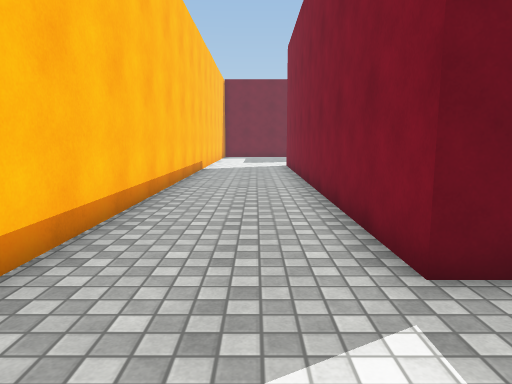
view 1 (above)

20 first-person views from a walk through a Unity game level. The camera is 1.3 m above the floor, tilts 8° down and sees 70° across. The floor is counted in squares, 1 m on a side. Each view is taken from the middle of a square. On the plan, view 1 faces up. The plan holds only what a view shows up to about 15 squares ahead; the rest is blank. The place goes on beyond the plan. The player character is not drawn. Surface patterns are stand-ins for the level's own textures.

view 2
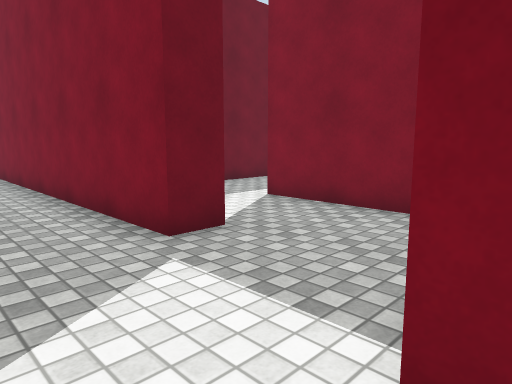

view 3
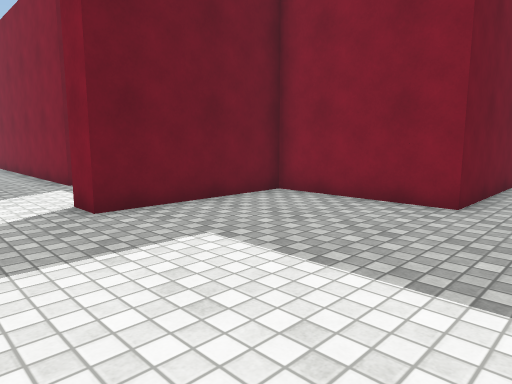

view 4
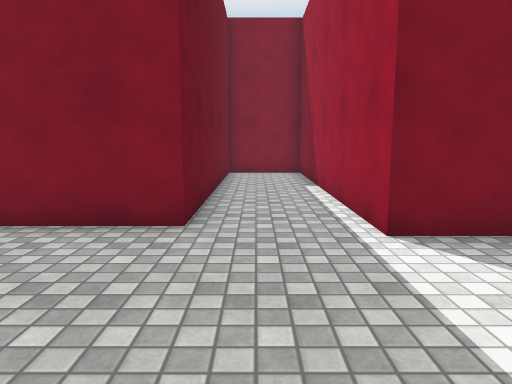

view 5
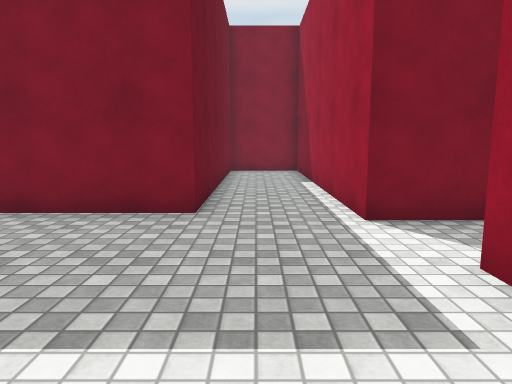

view 6
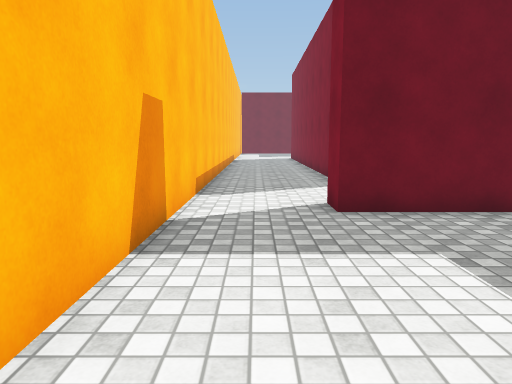

view 7
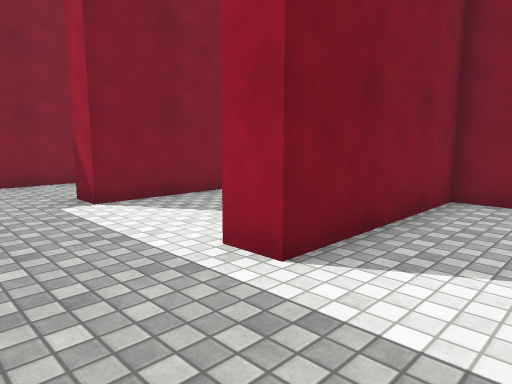

view 8
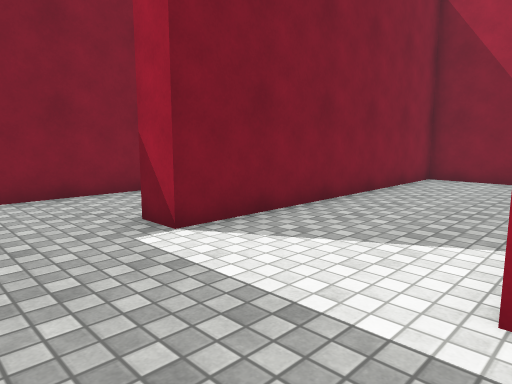

view 9
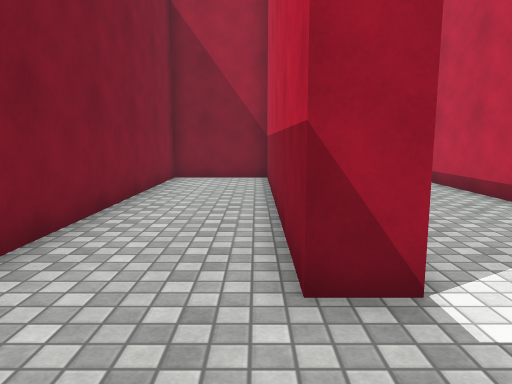

view 10
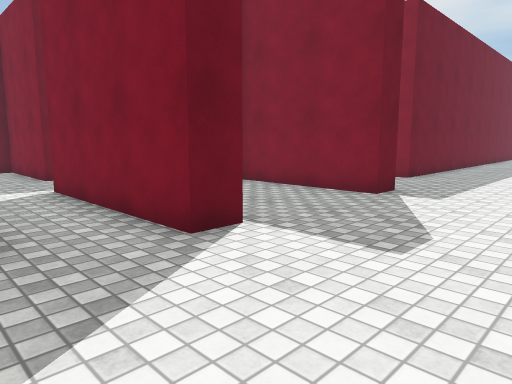

view 11
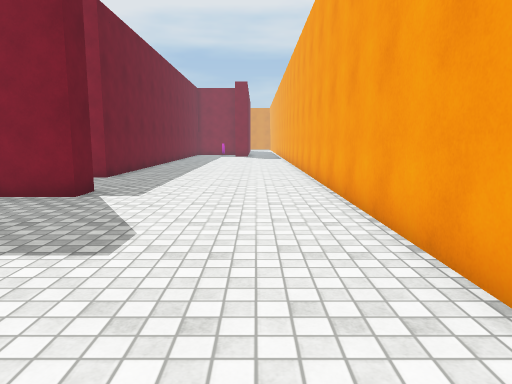

view 12
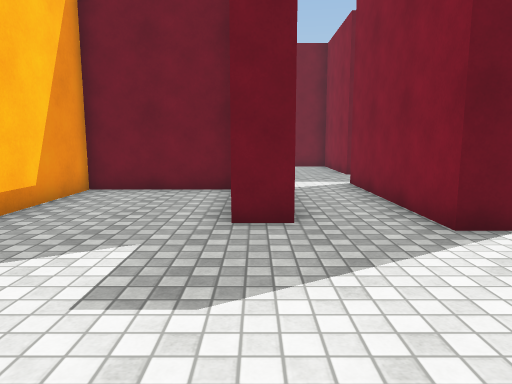

view 13
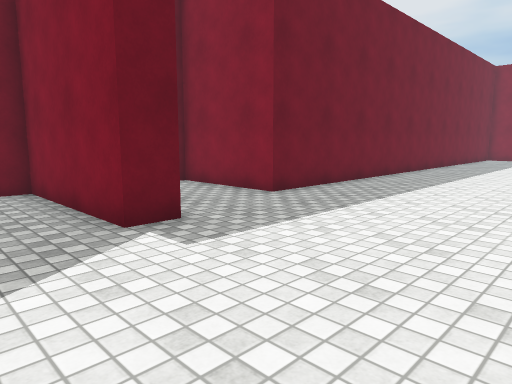

view 14
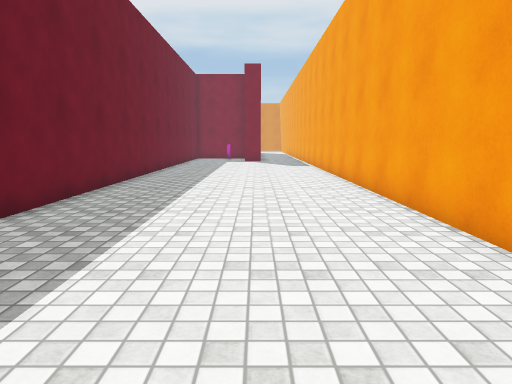

view 15
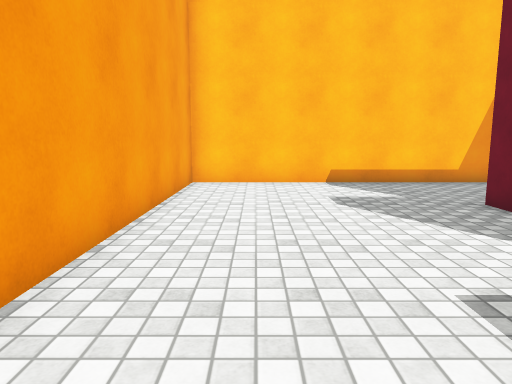

view 16
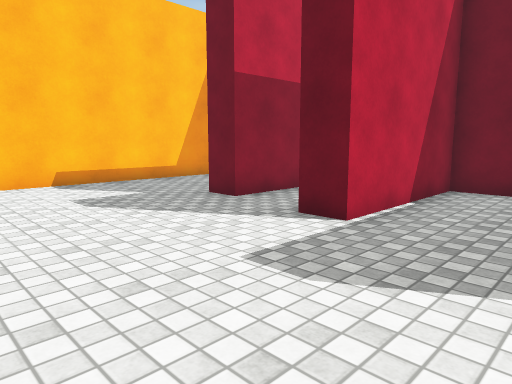

view 17
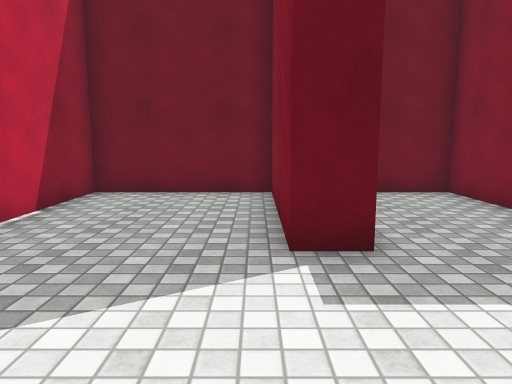

view 18
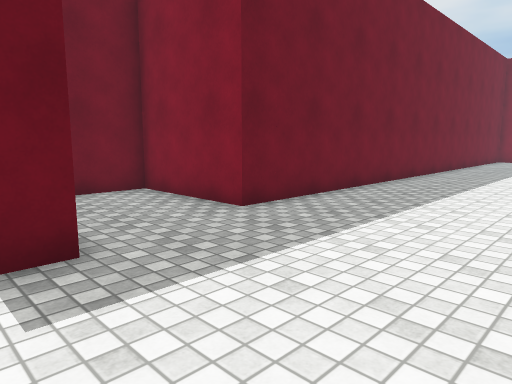

view 19
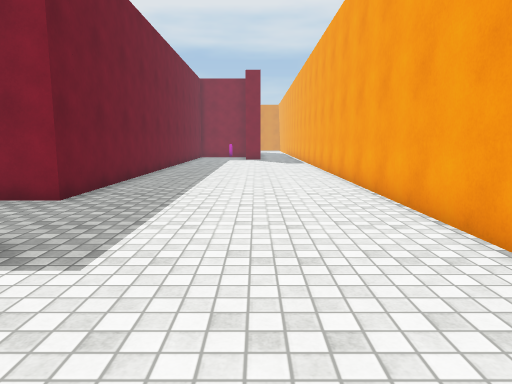

view 20
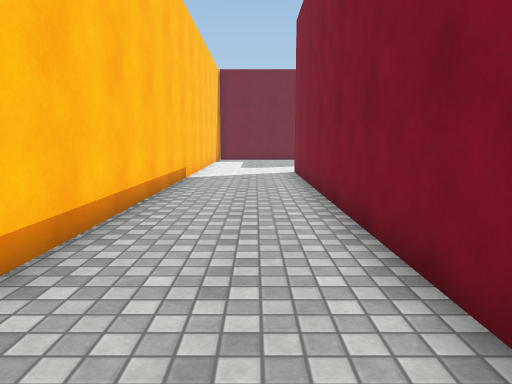

### Floor plan
Points are (right, up) in squares from view 1. A wall is a line through its corners. A room is listed if a view was taken in it or the views show most of it. See-through windows are left out.
Room 1 (views 1, 2, 3, 4, 5, 6, 7, 8, 9, 20)
walls: (6.5, 0.3) (6.5, -3.5); (4.4, -0.4) (5.5, -0.4) (5.5, 5.1) (6.5, 5.1); (2.6, 3.3) (1.6, 3.3) (1.6, 18.9); (9, 8.3) (6.7, 8.3); (8.2, -4.9) (10.6, -4.9) (10.6, 5.1) (11.6, 5.1) (11.6, -4.2); (11.5, -4.9) (14.9, -4.9) (14.9, 6.5); (4.9, -8.8) (14.9, -8.8) (14.9, -5.9) (5.5, -5.9) (5.5, -1.4) (0.5, -1.4) (0.5, -0.4); (2.1, -9.3) (2.6, -9.3); (-2.5, 19.1) (-2.5, -6)
ways out: opening at (3.5, -9) to room 2
Room 2 (views 10, 11, 12, 13, 14, 15, 16, 17, 18, 19)
walls: (11.5, -14.8) (10.4, -14.8) (10.4, -9.8) (5.9, -9.8) (5.9, -14.8) (4.9, -14.8) (4.9, -8.8); (2.6, -11.9) (2.6, -14.3) (1.5, -14.3); (1.4, -10.3) (-2.5, -10.3) (-2.4, -21) (24.2, -21); (24.5, -13.7) (14.9, -13.7) (14.9, -9.8) (13, -9.8)
ways out: opening at (3.5, -9) to room 1

Positions as (right, up) in squares from view 1, and headings:
1: (0, 0), facing up
2: (-1, -1), facing up-right
3: (-2, -8), facing up-right
4: (0, -7), facing right
5: (-1, -7), facing right
6: (-1, -8), facing up
7: (3, 8), facing down-right
8: (6, 8), facing down-right
9: (12, 8), facing down
10: (2, -19), facing up-right
11: (2, -19), facing right
12: (2, -20), facing up
13: (8, -20), facing up-right
14: (9, -18), facing right
15: (9, -19), facing left
16: (9, -20), facing up-left
17: (10, -19), facing up
18: (10, -19), facing up-right
19: (7, -18), facing right
20: (0, 4), facing up
